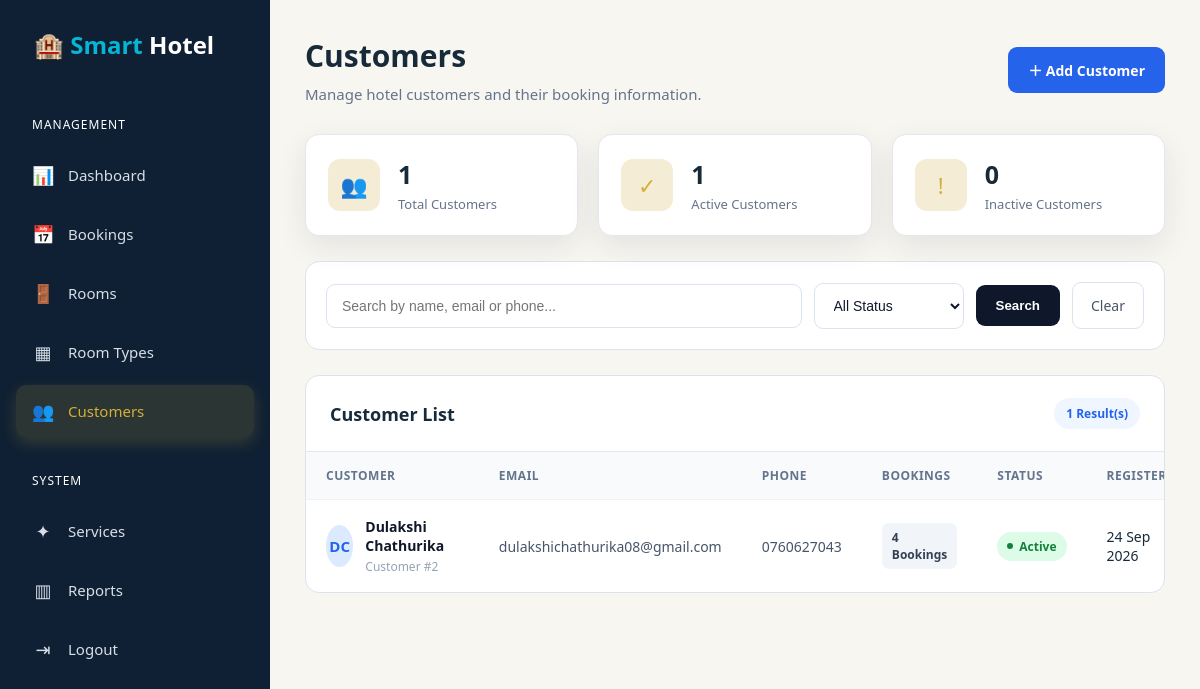
Page /admin/customers.php on the committed database.
### tables this page shows
CREATE TABLE `users` (
  `id` int(11) NOT NULL,
  `full_name` varchar(100) NOT NULL,
  `email` varchar(100) NOT NULL,
  `phone` varchar(20) DEFAULT NULL,
  `password` varchar(255) NOT NULL,
  `role` enum('admin','receptionist','customer') NOT NULL DEFAULT 'customer',
  `status` enum('active','inactive') NOT NULL DEFAULT 'active',
  `created_at` timestamp NOT NULL DEFAULT current_timestamp()
);

### admin/customers.php (the view, shortened to what this page needs)
<?php
require_once __DIR__ . "/../config/db.php";
$search = trim($_GET['search'] ?? '');
$status = $_GET['status'] ?? 'all';
$sql = "
    SELECT
        u.id,
        u.full_name,
        u.email,
        u.phone,
        u.status,
        u.created_at,
        COUNT(b.id) AS total_bookings
    FROM users u
    LEFT JOIN bookings b ON b.customer_id = u.id
    WHERE u.role = 'customer'
";
$params = [];
$sql .= "
    GROUP BY
        u.id,
        u.full_name,
        u.email,
        u.phone,
        u.status,
        u.created_at
    ORDER BY u.created_at DESC
";
$stmt = $pdo->prepare($sql);
$stmt->execute($params);
$customers = $stmt->fetchAll(PDO::FETCH_ASSOC);
$countStmt = $pdo->query("
    SELECT
        COUNT(*) AS total,
        SUM(status = 'active') AS active,
        SUM(status = 'inactive') AS inactive
    FROM users
    WHERE role = 'customer'
");
$stats = $countStmt->fetch(PDO::FETCH_ASSOC);
$totalCustomers = (int)($stats['total'] ?? 0);
$activeCustomers = (int)($stats['active'] ?? 0);
$inactiveCustomers = (int)($stats['inactive'] ?? 0);
?>
<!DOCTYPE html>
<html lang="en">
<head>
<link rel="stylesheet" href="../assets/css/style.css">
<link rel="stylesheet" href="../assets/css/velora.css">
</head>
<body>
<aside class="sidebar">
    <div class="logo">
        🏨 <span>Smart</span> Hotel
    </div>
    <div class="menu-title">Management</div>
    <ul class="menu">
        <li>
            <a href="dashboard.php">
                <span class="icon">📊</span>
                Dashboard
            </a>
        </li>
        <li>
            <a href="bookings.php">
                <span class="icon">📅</span>
                Bookings
            </a>
        </li>
        <li>
            <a href="rooms.php">
                <span class="icon">🚪</span>
                Rooms
            </a>
        </li>
        <li>
            <a href="room_types.php">
                <span class="icon">▦</span>
                Room Types
            </a>
        </li>
        <li>
            <a href="customers.php" class="active">
                <span class="icon">👥</span>
                Customers
            </a>
        </li>
    </ul>
    <div class="menu-title">System</div>
    <ul class="menu">
        <li>
            <a href="services.php">
                <span class="icon">✦</span>
                Services
            </a>
        </li>
        <li>
            <a href="reports.php">
                <span class="icon">▥</span>
                Reports
            </a>
        </li>
        <li>
            <a href="logout.php">
                <span class="icon">⇥</span>
                Logout
            </a>
        </li>
    </ul>
</aside>
<main class="main">
    <div class="page-header">
        <div class="page-title">
            <h1>Customers</h1>
            <p>
                Manage hotel customers and their booking information.
            </p>
        </div>
        <a href="customer_add.php" class="add-btn">
            ＋ Add Customer
        </a>
    </div>
    <div class="stats">
        <div class="stat-card">
            <div class="stat-icon">
                👥
            </div>
            <div>
                <h3>
                    <?= $totalCustomers ?>
                </h3>
                <p>
                    Total Customers
                </p>
            </div>
        </div>
        <div class="stat-card">
            <div class="stat-icon">
                ✓
            </div>
            <div>
                <h3>
                    <?= $activeCustomers ?>
                </h3>
                <p>
                    Active Customers
                </p>
            </div>
        </div>
        <div class="stat-card">
            <div class="stat-icon">
                !
            </div>
            <div>
                <h3>
                    <?= $inactiveCustomers ?>
                </h3>
                <p>
                    Inactive Customers
                </p>
            </div>
        </div>
    </div>
    <div class="filter-card">
        <form method="GET" class="filter-form">
            <div class="search-box">
                <input
                    type="text"
                    name="search"
                    placeholder="Search by name, email or phone..."
                    value="<?= htmlspecialchars($search) ?>"
                >
            </div>
            <select name="status" class="status-select">
                <option value="all"
                    <?= $status === 'all' ? 'selected' : '' ?>>
                    All Status
                </option>
            </select>
            <button type="submit" class="filter-btn">
                Search
            </button>
            <a href="customers.php" class="clear-btn">
                Clear
            </a>
        </form>
    </div>
    <div class="table-card">
        <div class="table-header">
            <h2>
                Customer List
            </h2>
            <span class="customer-count">
                <?= count($customers) ?> Result(s)
            </span>
        </div>
        <div class="table-wrapper">
            <?php if (!empty($customers)): ?>
                <table>
                    <thead>
                        <tr>
                            <th>Customer</th>
                            <th>Email</th>
                            <th>Phone</th>
                            <th>Bookings</th>
                            <th>Status</th>
                            <th>Registered</th>
                        </tr>
                    </thead>
                    <tbody>
                        <?php foreach ($customers as $customer): ?>
                            <?php
                            $name = $customer['full_name'];
                            $initials = '';
                            $nameParts = explode(' ', trim($name));
                            if (count($nameParts) >= 2) {
                                $initials =
                                    strtoupper(substr($nameParts[0], 0, 1)) .
                                    strtoupper(substr(end($nameParts), 0, 1));
                            } else {
                                $initials =
                                    strtoupper(substr($name, 0, 2));
                            }
                            ?>
                            <tr>
                                <td>
                                    <div class="customer-info">
                                        <div class="avatar">
                                            <?= htmlspecialchars($initials) ?>
                                        </div>
                                        <div>
                                            <div class="customer-name">
                                                <?= htmlspecialchars($customer['full_name']) ?>
                                            </div>
                                            <div class="customer-id">
                                                Customer #<?= (int)$customer['id'] ?>
                                            </div>
                                        </div>
                                    </div>
                                </td>
                                <td>
                                    <span class="email">
                                        <?= htmlspecialchars($customer['email']) ?>
                                    </span>
                                </td>
                                <td>
                                    <span class="phone">
                                        <?= htmlspecialchars($customer['phone'] ?? 'Not provided') ?>
                                    </span>
                                </td>
                                <td>
                                    <span class="booking-badge">
                                        <?= (int)$customer['total_bookings'] ?>
                                        <?= ((int)$customer['total_bookings'] === 1)
                                            ? 'Booking'
                                            : 'Bookings'
                                        ?>
                                    </span>
                                </td>
                                <td>
                                    <span class="status <?= htmlspecialchars($customer['status']) ?>">
                                        <span class="status-dot"></span>
                                        <?= ucfirst(htmlspecialchars($customer['status'])) ?>
                                    </span>
                                </td>
                                <td>
                                    <?= date(
                                        'd M Y',
                                        strtotime($customer['created_at'])
                                    ) ?>
                                </td>
                            </tr>
                        <?php endforeach; ?>
                    </tbody>
                </table>
            <?php endif; ?>
        </div>
    </div>
</main>
</body>
</html>

### assets/css/velora.css (style rules this page uses)
:root { --velora-navy:#0f2034;--velora-dark:#091522;--velora-gold:#d4af37;--velora-gold-hover:#f1ce57; --velora-bg:#f8f6f1;--velora-white:#fff;--velora-text:#172a3a;--velora-muted:#64748b;--velora-border:#e5e7eb; --velora-success:#198754;--velora-danger:#dc3545;--velora-warning:#d4af37;--velora-shadow:0 10px 30px rgba(15,32,52,.09) }
* { box-sizing:border-box }
body { font-family:"Segoe UI",Arial,sans-serif!important;background:var(--velora-bg)!important;color:var(--velora-text)!important }
a { transition:.2s ease }
.card,.dashboard-card,.stat-card,.booking-card,.summary-card,.info-box,.detail-box,.total-box { background:#fff!important;border:1px solid var(--velora-border)!important;border-radius:14px!important;box-shadow:var(--velora-shadow)!important }
.customer-page .sidebar,.sidebar { background:var(--velora-navy)!important;color:#fff }
.sidebar-link,.sidebar a { color:#d7dee7!important }
.sidebar-link.active,.sidebar a.active { background:linear-gradient(135deg,var(--velora-gold),var(--velora-gold-hover))!important;color:#101820!important;box-shadow:0 6px 16px rgba(212,175,55,.2)!important }
body:has(.stat-card) .sidebar { background:var(--velora-navy)!important }
.sidebar .logo,.sidebar .menu-title,.sidebar .menu-text { color:#fff!important }
.sidebar .menu a,.sidebar a { color:#d7dee7!important }
.sidebar .menu a:hover,.sidebar .menu a.active,.sidebar a.active { background:rgba(212,175,55,.14)!important;color:var(--velora-gold)!important }
.stat-icon { background:#f4ecd5!important;color:var(--velora-gold)!important }

### rows in the picture
users: full_name "DC", full_name "Dulakshi Chathurika", id "2", email "dulakshichathurika08@gmail.com", phone "0760627043", total_bookings "4", status "Active", created_at "24 Sep 2026"

### other values in the picture
$totalCustomers "1"
$activeCustomers "1"
$inactiveCustomers "0"
count($customers) "1"
